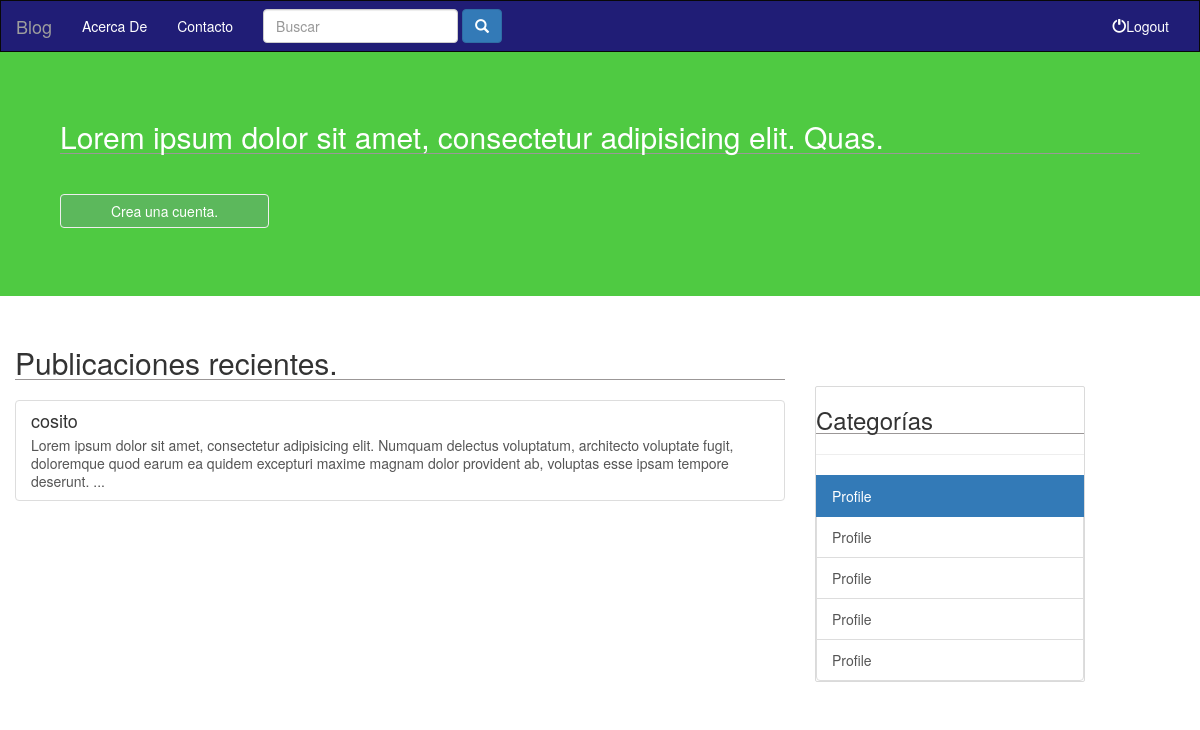
The app's page /, older data.
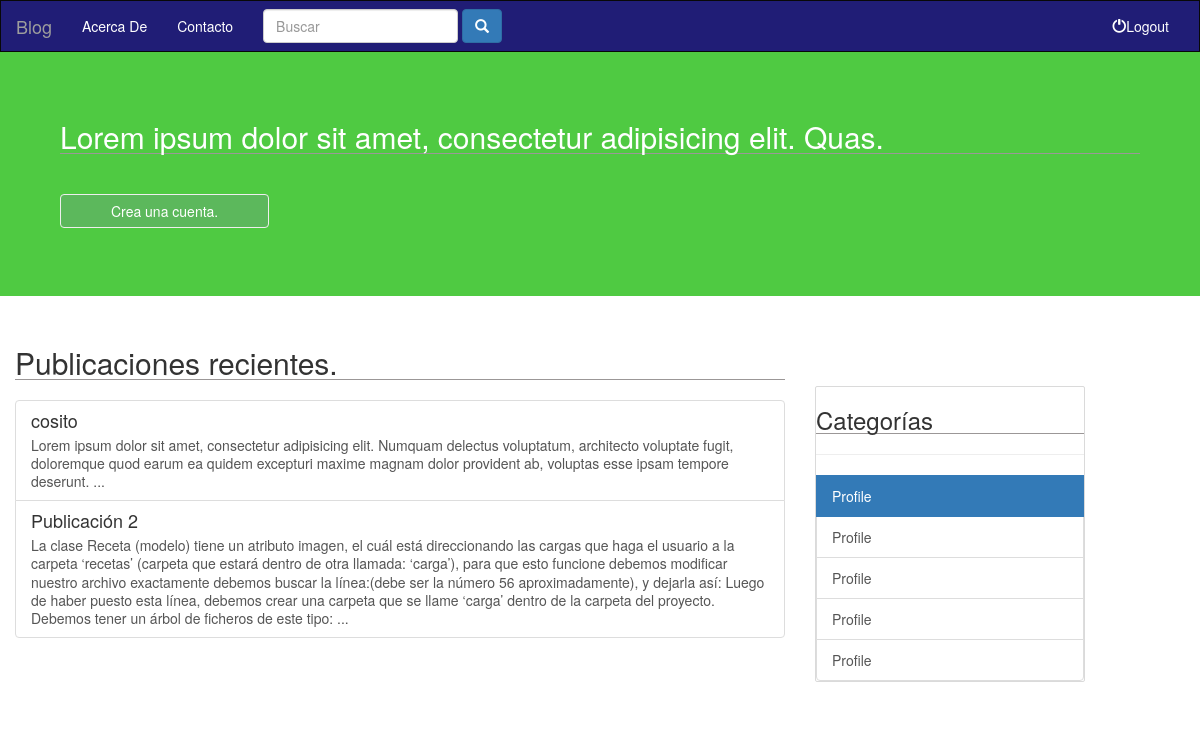
The same page, newer data.
### publicaciones/models.py (models this page shows, shortened)
class Publicacion(models.Model):
    titulo = models.CharField(max_length=450)
    contenido = models.TextField()
    fecha = models.DateField(auto_now=False,auto_now_add=True)
    titulo_formato = models.CharField(max_length=80,null=True)
    class Admin:
        list_display = ('titulo', 'fecha' , 'titulo_formato')
        list_filter = ('titulo', 'fecha')
        ordering = ('-fecha')
        search_fields = ('titulo')

### blog/views.py (the view)
# urls.py: url(r'^$', views.inicio,name='inicio'),
def inicio(request):
    lista_publicaciones = Publicacion.objects.all().order_by('fecha')
    contexto = {
        'lista_publicaciones': lista_publicaciones
    }
    return render(request,'inicio.html',contexto)

### templates/inicio.html (shortened to what this page needs)
{% extends 'base.html' %}
{% block body%}
        <div class="row">
            <div class="jumbotron">
                <h2>Lorem ipsum dolor sit amet, consectetur adipisicing elit. Quas.</h2>
                <br>
                <a href="#" class="btn btn-success"> Crea una cuenta.</a>
                <br>
                <br>
            </div>
        </div>
        <div class="row">
            <section class=" col-xs-12 col-sm-7 col-md-8">
                <h2 class="section-title">Publicaciones recientes.</h2>
                <div class="list-group">
                    {% for publicacion in lista_publicaciones %}
                    <a href="{% url 'publicaciones:detalle' publicacion.titulo_formato %}" class=" list-group-item">
                        <h4 class="list-group-item-heading"> {{publicacion.titulo}} </h4>
                        <p class="list-group-item-text">
                            {{publicacion.contenido|truncatewords:80}}
                            ...
                        </p>
                    </a>
                    {% endfor %}
                </div>
            </section>
            <div class=" col-sm-4 col-md-3 hidden-xs">
                <br>
                <br>
                <br>
                <div class="side-bar list-group">
                    <span><h3>Categorías</h3></span>
                    <hr>
                    <a class="active list-group-item">Profile</a>
                    <a class="list-group-item">Profile</a>
                    <a class="list-group-item">Profile</a>
                    <a class="list-group-item">Profile</a>
                    <a class="list-group-item">Profile</a>
                </div>
            </div>
        </div>
{% endblock %}

### templates/base.html (shortened to what this page needs)
<!DOCTYPE html>
<html lang="en">
<head>
    {% load staticfiles %}
    <link rel="stylesheet" href="{% static 'css/bootstrap.min.css' %}">
    <link rel="stylesheet" href="{% static 'css/estilos.css' %}">
     <link rel="stylesheet" href="../static/css/bootstrap.min.css">
    <link rel="stylesheet" href="../static/css/estilos.css">
</head>
<body>
    <header>
        <nav class=" navbar navbar-inverse">
            <div class="container-fluid">
                <div class="navbar-header">
                    <a href="{% url 'inicio'%}" class="navbar-brand">Blog</a>
                </div>
                <div class="collapse navbar-collapse" id="navbar-1">
                    <ul class="nav navbar-nav">
                        <li class="{% block active_about %}{% endblock %}"><a href="{% url 'about' %}">Acerca De</a></li>
                        <li class="{% block active_contact %}{% endblock %}"><a href="{% url 'contacto' %}"></span>Contacto</a></li>
                    </ul>
                     <from class="navbar-form navbar-left">
                        <div class="form-group">
                            <input name='publicacion' type="text" class="form-control" placeholder="Buscar">
                        </div>
                        <button type="submit" class="btn btn-primary">
                            <span class="glyphicon glyphicon-search"></span>
                        </button>
                    </from>
                    <ul class="nav navbar-nav navbar-right">
                        <li><a href="#"><span class="glyphicon glyphicon-off"></span>Logout</a></li>
                    </ul>
                </div>
            </div>
        </nav>
    </header>
    <div class="container-fluid">
        {% block body%}
        {% endblock %}
    </div>
</body>
</html>

### static/css/estilos.css (style rules this page uses)
.navbar { border-radius: 0; margin-bottom: 0px; }
.navbar-inverse .navbar-nav>li>a { color: #fff }
.navbar-inverse .navbar-nav>li { -webkit-transition: background-color 0.3s; }
.navbar-inverse { background-color: #201d76; }
.container .jumbotron, .container-fluid .jumbotron { border-radius: 0; }
h2,h3,h4.section-title { border-bottom: 1px solid #9b9797; margin-bottom: 20px; }
.row .side-bar { border: 0.5px solid #dadada; border-radius: 2px; }

### templates/inicio.html (style rules this page uses)
.jumbotron { background-color: #4fca42; color:#fff; }
.jumbotron .btn-success { border-color: #eee; padding-left: 50px; padding-right:50px; }

Row changes from the older to the newer data that the page shows:
added Publicacion: titulo "Publicación 2", contenido "La clase Receta (modelo) tiene un atributo imagen, el cuál está direccionando las cargas que haga el usuario a la carpeta ‘recetas’ (carpeta que estará dentro de otra llamada: ‘carga’), para que esto funcione debemos modificar nuestro archivo exactamente debemos buscar la línea:(debe ser la número 56 aproximadamente), y dejarla así: Luego de haber puesto esta línea, debemos crear una carpeta que se llame ‘carga’ dentro de la carpeta del proyecto. Debemos tener un árbol de ficheros de este tipo:"
